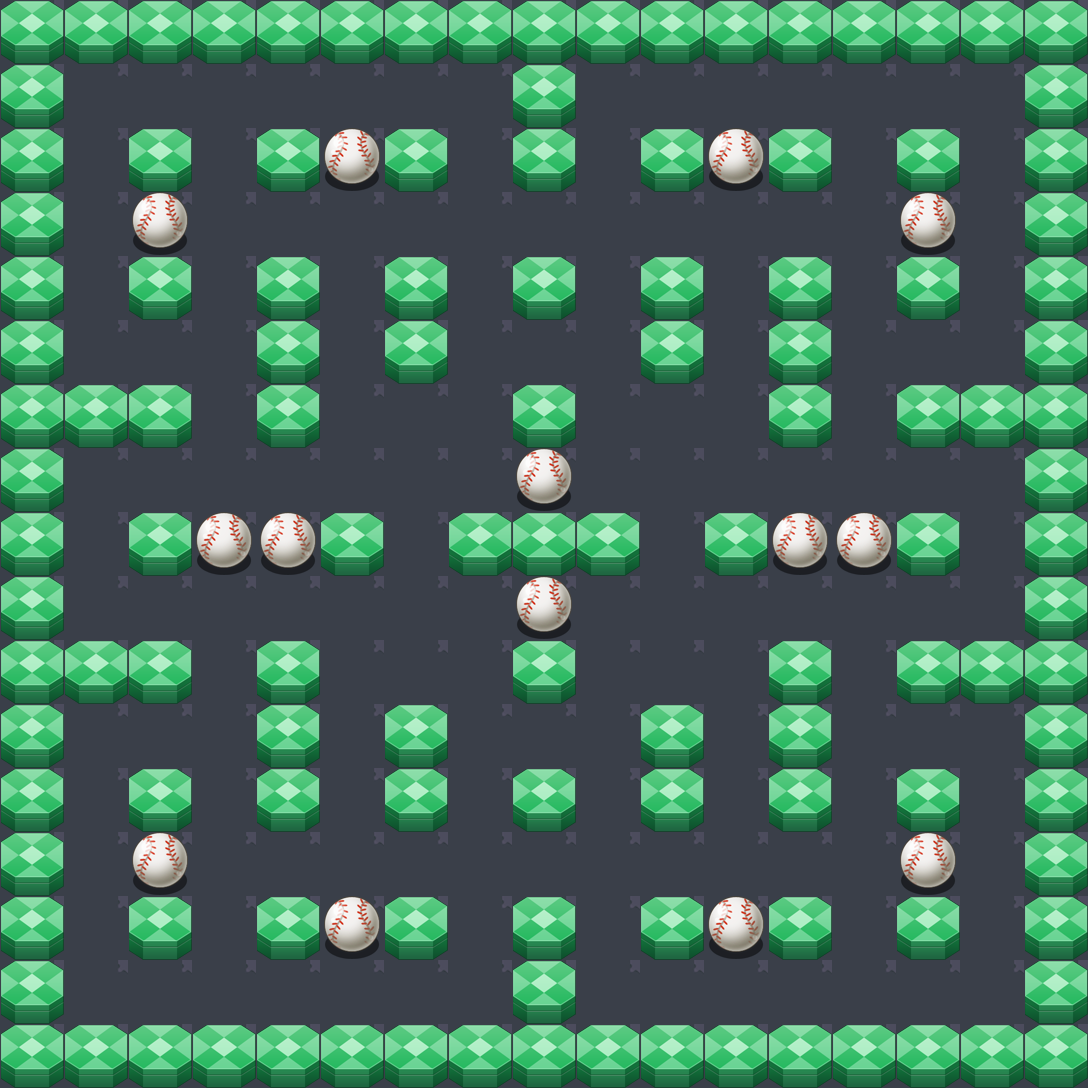

A level layout from a 2D game, rendered from its tile map. Below: a short description, then the map file with its tile-grid data intact:
An orthogonal 17x17 tile map with 64x64 px tiles, 9 tile layers (playerstart, treasureLayer, decoration, Tile Layer 1, ...), 3 tilesets.

<map version="1.2" tiledversion="1.2.0" orientation="orthogonal" renderorder="right-down" width="17" height="17" tilewidth="64" tileheight="64" infinite="0" nextlayerid="17" nextobjectid="1">
 <tileset firstgid="1" source="../tilesets/walls.tsx" />
 <tileset firstgid="25" source="../tilesets/daytiles.tsx" />
 <tileset firstgid="329" source="../tilesets/city.tsx" />
 <layer id="9" name="playerstart" width="17" height="17">
  <data encoding="csv">
0,0,0,0,0,0,0,0,0,0,0,0,0,0,0,0,0,
0,0,0,0,0,0,0,0,0,0,0,0,0,0,0,0,0,
0,0,0,0,0,0,0,0,0,0,0,0,0,0,0,0,0,
0,0,0,0,0,0,0,0,0,0,0,0,0,0,0,0,0,
0,0,0,0,0,0,0,0,0,0,0,0,0,0,0,0,0,
0,0,0,0,0,0,0,0,0,0,0,0,0,0,0,0,0,
0,0,0,0,0,0,0,0,0,0,0,0,0,0,0,0,0,
0,0,0,0,0,0,0,0,0,0,0,0,0,0,0,0,0,
0,0,0,0,0,0,0,0,0,0,0,0,0,0,0,0,0,
0,0,0,0,0,0,0,0,0,0,0,0,0,0,0,0,0,
0,0,0,0,0,0,0,0,0,0,0,0,0,0,0,0,0,
0,0,0,0,0,0,0,0,0,0,0,0,0,0,0,0,0,
0,0,0,0,0,0,0,0,0,0,0,0,0,0,0,0,0,
0,0,0,0,0,0,0,0,0,0,0,0,0,0,0,0,0,
0,0,0,0,0,0,0,0,0,0,0,0,0,0,0,0,0,
0,0,0,0,0,0,0,0,0,0,0,0,0,0,0,0,0,
0,0,0,0,0,0,0,0,0,0,0,0,0,0,0,0,0
</data>
 </layer>
 <layer id="15" name="treasureLayer" width="17" height="17">
  <data encoding="csv">
0,0,0,0,0,0,0,0,0,0,0,0,0,0,0,0,0,
0,14,0,0,0,0,0,14,0,14,0,0,0,0,0,14,0,
0,0,0,0,0,0,0,0,0,0,0,0,0,0,0,0,0,
0,0,0,14,14,0,0,0,0,0,0,0,14,14,0,0,0,
0,0,0,0,0,0,0,0,0,0,0,0,0,0,0,0,0,
0,0,14,0,0,14,0,0,0,0,0,14,0,0,14,0,0,
0,0,0,0,0,0,0,0,0,0,0,0,0,0,0,0,0,
0,0,0,0,0,0,0,0,0,0,0,0,0,0,0,0,0,
0,14,0,0,0,0,0,0,14,0,0,0,0,0,0,14,0,
0,0,0,0,0,0,0,0,0,0,0,0,0,0,0,0,0,
0,0,0,0,0,0,0,0,0,0,0,0,0,0,0,0,0,
0,0,14,0,0,14,0,0,0,0,0,14,0,0,14,0,0,
0,0,0,0,0,0,0,0,0,0,0,0,0,0,0,0,0,
0,0,0,14,14,0,0,0,0,0,0,0,14,14,0,0,0,
0,0,0,0,0,0,0,0,0,0,0,0,0,0,0,0,0,
0,14,0,0,0,0,0,14,0,14,0,0,0,0,0,14,0,
0,0,0,0,0,0,0,0,0,0,0,0,0,0,0,0,0
</data>
 </layer>
 <layer id="8" name="decoration" width="17" height="17">
  <data encoding="csv">
459,459,459,459,459,459,459,459,459,459,459,459,459,459,459,459,459,
459,459,459,459,459,459,459,459,459,459,459,459,459,459,459,459,459,
459,459,459,459,459,459,459,459,459,459,459,459,459,459,459,459,459,
459,459,459,459,459,459,459,459,459,459,459,459,459,459,459,459,459,
459,459,459,459,459,459,459,459,459,459,459,459,459,459,459,459,459,
459,459,459,459,459,459,459,459,459,459,459,459,459,459,459,459,459,
459,459,459,459,459,459,459,459,459,459,459,459,459,459,459,459,459,
459,459,459,459,459,459,459,459,459,459,459,459,459,459,459,459,459,
459,459,459,459,459,459,459,459,459,459,459,459,459,459,459,459,459,
459,459,459,459,459,459,459,459,459,459,459,459,459,459,459,459,459,
459,459,459,459,459,459,459,459,459,459,459,459,459,459,459,459,459,
459,459,459,459,459,459,459,459,459,459,459,459,459,459,459,459,459,
459,459,459,459,459,459,459,459,459,459,459,459,459,459,459,459,459,
459,459,459,459,459,459,459,459,459,459,459,459,459,459,459,459,459,
459,459,459,459,459,459,459,459,459,459,459,459,459,459,459,459,459,
459,459,459,459,459,459,459,459,459,459,459,459,459,459,459,459,459,
459,459,459,459,459,459,459,459,459,459,459,459,459,459,459,459,459
</data>
 </layer>
 <layer id="10" name="Tile Layer 1" width="17" height="17">
  <data encoding="csv">
8,8,8,8,8,8,8,8,8,8,8,8,8,8,8,8,8,
8,0,0,0,0,0,0,0,8,0,0,0,0,0,0,0,8,
8,0,8,0,8,0,8,0,8,0,8,0,8,0,8,0,8,
8,0,0,0,0,0,0,0,0,0,0,0,0,0,0,0,8,
8,0,8,0,8,0,8,0,8,0,8,0,8,0,8,0,8,
8,0,0,0,8,0,8,0,0,0,8,0,8,0,0,0,8,
8,8,8,0,8,0,0,0,8,0,0,0,8,0,8,8,8,
8,0,0,0,0,0,0,0,0,0,0,0,0,0,0,0,8,
8,0,8,0,0,8,0,8,8,8,0,8,0,0,8,0,8,
8,0,0,0,0,0,0,0,0,0,0,0,0,0,0,0,8,
8,8,8,0,8,0,0,0,8,0,0,0,8,0,8,8,8,
8,0,0,0,8,0,8,0,0,0,8,0,8,0,0,0,8,
8,0,8,0,8,0,8,0,8,0,8,0,8,0,8,0,8,
8,0,0,0,0,0,0,0,0,0,0,0,0,0,0,0,8,
8,0,8,0,8,0,8,0,8,0,8,0,8,0,8,0,8,
8,0,0,0,0,0,0,0,8,0,0,0,0,0,0,0,8,
8,8,8,8,8,8,8,8,8,8,8,8,8,8,8,8,8
</data>
 </layer>
 <layer id="16" name="transparentLayer" width="17" height="17">
  <data encoding="csv">
0,0,0,0,0,0,0,0,0,0,0,0,0,0,0,0,0,
0,0,0,0,0,0,0,0,0,0,0,0,0,0,0,0,0,
0,0,0,0,0,2,0,0,0,0,0,2,0,0,0,0,0,
0,0,2,0,0,0,0,0,0,0,0,0,0,0,2,0,0,
0,0,0,0,0,0,0,0,0,0,0,0,0,0,0,0,0,
0,0,0,0,0,0,0,0,0,0,0,0,0,0,0,0,0,
0,0,0,0,0,0,0,0,0,0,0,0,0,0,0,0,0,
0,0,0,0,0,0,0,0,2,0,0,0,0,0,0,0,0,
0,0,0,2,2,0,0,0,0,0,0,0,2,2,0,0,0,
0,0,0,0,0,0,0,0,2,0,0,0,0,0,0,0,0,
0,0,0,0,0,0,0,0,0,0,0,0,0,0,0,0,0,
0,0,0,0,0,0,0,0,0,0,0,0,0,0,0,0,0,
0,0,0,0,0,0,0,0,0,0,0,0,0,0,0,0,0,
0,0,2,0,0,0,0,0,0,0,0,0,0,0,2,0,0,
0,0,0,0,0,2,0,0,0,0,0,2,0,0,0,0,0,
0,0,0,0,0,0,0,0,0,0,0,0,0,0,0,0,0,
0,0,0,0,0,0,0,0,0,0,0,0,0,0,0,0,0
</data>
 </layer>
 <layer id="11" name="bomb layer" width="17" height="17">
  <data encoding="csv">
0,0,0,0,0,0,0,0,0,0,0,0,0,0,0,0,0,
0,0,0,0,0,0,0,0,0,0,0,0,0,0,0,0,0,
0,0,0,0,0,0,0,0,0,0,0,0,0,0,0,0,0,
0,0,0,0,0,0,0,0,0,0,0,0,0,0,0,0,0,
0,0,0,0,0,0,0,0,0,0,0,0,0,0,0,0,0,
0,0,0,0,0,0,0,0,0,0,0,0,0,0,0,0,0,
0,0,0,0,0,0,0,0,0,0,0,0,0,0,0,0,0,
0,0,0,0,0,0,0,0,0,0,0,0,0,0,0,0,0,
0,0,0,0,0,0,0,0,0,0,0,0,0,0,0,0,0,
0,0,0,0,0,0,0,0,0,0,0,0,0,0,0,0,0,
0,0,0,0,0,0,0,0,0,0,0,0,0,0,0,0,0,
0,0,0,0,0,0,0,0,0,0,0,0,0,0,0,0,0,
0,0,0,0,0,0,0,0,0,0,0,0,0,0,0,0,0,
0,0,0,0,0,0,0,0,0,0,0,0,0,0,0,0,0,
0,0,0,0,0,0,0,0,0,0,0,0,0,0,0,0,0,
0,0,0,0,0,0,0,0,0,0,0,0,0,0,0,0,0,
0,0,0,0,0,0,0,0,0,0,0,0,0,0,0,0,0
</data>
 </layer>
 <layer id="12" name="exploded effect layer" width="17" height="17">
  <data encoding="csv">
0,0,0,0,0,0,0,0,0,0,0,0,0,0,0,0,0,
0,0,0,0,0,0,0,0,0,0,0,0,0,0,0,0,0,
0,0,0,0,0,0,0,0,0,0,0,0,0,0,0,0,0,
0,0,0,0,0,0,0,0,0,0,0,0,0,0,0,0,0,
0,0,0,0,0,0,0,0,0,0,0,0,0,0,0,0,0,
0,0,0,0,0,0,0,0,0,0,0,0,0,0,0,0,0,
0,0,0,0,0,0,0,0,0,0,0,0,0,0,0,0,0,
0,0,0,0,0,0,0,0,0,0,0,0,0,0,0,0,0,
0,0,0,0,0,0,0,0,0,0,0,0,0,0,0,0,0,
0,0,0,0,0,0,0,0,0,0,0,0,0,0,0,0,0,
0,0,0,0,0,0,0,0,0,0,0,0,0,0,0,0,0,
0,0,0,0,0,0,0,0,0,0,0,0,0,0,0,0,0,
0,0,0,0,0,0,0,0,0,0,0,0,0,0,0,0,0,
0,0,0,0,0,0,0,0,0,0,0,0,0,0,0,0,0,
0,0,0,0,0,0,0,0,0,0,0,0,0,0,0,0,0,
0,0,0,0,0,0,0,0,0,0,0,0,0,0,0,0,0,
0,0,0,0,0,0,0,0,0,0,0,0,0,0,0,0,0
</data>
 </layer>
 <layer id="13" name="mine layer" width="17" height="17">
  <data encoding="csv">
0,0,0,0,0,0,0,0,0,0,0,0,0,0,0,0,0,
0,0,0,0,0,0,0,0,0,0,0,0,0,0,0,0,0,
0,0,0,0,0,0,0,0,0,0,0,0,0,0,0,0,0,
0,0,0,0,0,0,0,0,0,0,0,0,0,0,0,0,0,
0,0,0,0,0,0,0,0,0,0,0,0,0,0,0,0,0,
0,0,0,0,0,0,0,0,0,0,0,0,0,0,0,0,0,
0,0,0,0,0,0,0,0,0,0,0,0,0,0,0,0,0,
0,0,0,0,0,0,0,0,0,0,0,0,0,0,0,0,0,
0,0,0,0,0,0,0,0,0,0,0,0,0,0,0,0,0,
0,0,0,0,0,0,0,0,0,0,0,0,0,0,0,0,0,
0,0,0,0,0,0,0,0,0,0,0,0,0,0,0,0,0,
0,0,0,0,0,0,0,0,0,0,0,0,0,0,0,0,0,
0,0,0,0,0,0,0,0,0,0,0,0,0,0,0,0,0,
0,0,0,0,0,0,0,0,0,0,0,0,0,0,0,0,0,
0,0,0,0,0,0,0,0,0,0,0,0,0,0,0,0,0,
0,0,0,0,0,0,0,0,0,0,0,0,0,0,0,0,0,
0,0,0,0,0,0,0,0,0,0,0,0,0,0,0,0,0
</data>
 </layer>
 <layer id="14" name="item layer" width="17" height="17">
  <data encoding="csv">
0,0,0,0,0,0,0,0,0,0,0,0,0,0,0,0,0,
0,0,0,0,0,0,0,0,0,0,0,0,0,0,0,0,0,
0,0,0,0,0,0,0,0,0,0,0,0,0,0,0,0,0,
0,0,0,0,0,0,0,0,0,0,0,0,0,0,0,0,0,
0,0,0,0,0,0,0,0,0,0,0,0,0,0,0,0,0,
0,0,0,0,0,0,0,0,0,0,0,0,0,0,0,0,0,
0,0,0,0,0,0,0,0,0,0,0,0,0,0,0,0,0,
0,0,0,0,0,0,0,0,0,0,0,0,0,0,0,0,0,
0,0,0,0,0,0,0,0,0,0,0,0,0,0,0,0,0,
0,0,0,0,0,0,0,0,0,0,0,0,0,0,0,0,0,
0,0,0,0,0,0,0,0,0,0,0,0,0,0,0,0,0,
0,0,0,0,0,0,0,0,0,0,0,0,0,0,0,0,0,
0,0,0,0,0,0,0,0,0,0,0,0,0,0,0,0,0,
0,0,0,0,0,0,0,0,0,0,0,0,0,0,0,0,0,
0,0,0,0,0,0,0,0,0,0,0,0,0,0,0,0,0,
0,0,0,0,0,0,0,0,0,0,0,0,0,0,0,0,0,
0,0,0,0,0,0,0,0,0,0,0,0,0,0,0,0,0
</data>
 </layer>
</map>
